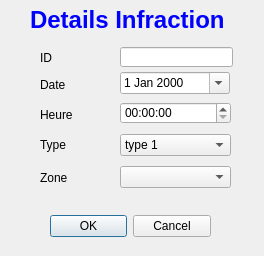
<?xml version="1.0" encoding="UTF-8"?>
<ui version="4.0">
 <class>add_infraction</class>
 <widget class="QDialog" name="add_infraction">
  <property name="geometry">
   <rect>
    <x>0</x>
    <y>0</y>
    <width>264</width>
    <height>256</height>
   </rect>
  </property>
  <property name="windowTitle">
   <string>Dialog</string>
  </property>
  <widget class="QLabel" name="label_5">
   <property name="geometry">
    <rect>
     <x>40</x>
     <y>137</y>
     <width>71</width>
     <height>16</height>
    </rect>
   </property>
   <property name="text">
    <string>Type</string>
   </property>
  </widget>
  <widget class="QLabel" name="label_2">
   <property name="geometry">
    <rect>
     <x>40</x>
     <y>51</y>
     <width>47</width>
     <height>14</height>
    </rect>
   </property>
   <property name="text">
    <string>ID</string>
   </property>
  </widget>
  <widget class="QLabel" name="label">
   <property name="geometry">
    <rect>
     <x>30</x>
     <y>0</y>
     <width>211</width>
     <height>41</height>
    </rect>
   </property>
   <property name="text">
    <string>&lt;html&gt;&lt;head/&gt;&lt;body&gt;&lt;p&gt;&lt;span style=&quot; font-size:18pt; font-weight:600; color:#0000ff;&quot;&gt;Details Infraction&lt;/span&gt;&lt;/p&gt;&lt;/body&gt;&lt;/html&gt;</string>
   </property>
  </widget>
  <widget class="QDialogButtonBox" name="buttonBox">
   <property name="geometry">
    <rect>
     <x>50</x>
     <y>210</y>
     <width>161</width>
     <height>32</height>
    </rect>
   </property>
   <property name="orientation">
    <enum>Qt::Horizontal</enum>
   </property>
   <property name="standardButtons">
    <set>QDialogButtonBox::Cancel|QDialogButtonBox::Ok</set>
   </property>
  </widget>
  <widget class="QLabel" name="label_4">
   <property name="geometry">
    <rect>
     <x>40</x>
     <y>108</y>
     <width>47</width>
     <height>14</height>
    </rect>
   </property>
   <property name="text">
    <string>Heure</string>
   </property>
  </widget>
  <widget class="QLabel" name="label_3">
   <property name="geometry">
    <rect>
     <x>40</x>
     <y>78</y>
     <width>47</width>
     <height>14</height>
    </rect>
   </property>
   <property name="text">
    <string>Date</string>
   </property>
  </widget>
  <widget class="QLineEdit" name="id">
   <property name="geometry">
    <rect>
     <x>120</x>
     <y>47</y>
     <width>113</width>
     <height>20</height>
    </rect>
   </property>
  </widget>
  <widget class="QLabel" name="label_6">
   <property name="geometry">
    <rect>
     <x>40</x>
     <y>170</y>
     <width>71</width>
     <height>16</height>
    </rect>
   </property>
   <property name="text">
    <string>Zone</string>
   </property>
  </widget>
  <widget class="QComboBox" name="type">
   <property name="geometry">
    <rect>
     <x>120</x>
     <y>134</y>
     <width>111</width>
     <height>22</height>
    </rect>
   </property>
   <item>
    <property name="text">
     <string>type 1</string>
    </property>
   </item>
   <item>
    <property name="text">
     <string>type 2</string>
    </property>
   </item>
   <item>
    <property name="text">
     <string>type 3</string>
    </property>
   </item>
   <item>
    <property name="text">
     <string>type 4</string>
    </property>
   </item>
  </widget>
  <widget class="QComboBox" name="zone">
   <property name="geometry">
    <rect>
     <x>120</x>
     <y>166</y>
     <width>111</width>
     <height>22</height>
    </rect>
   </property>
  </widget>
  <widget class="QTimeEdit" name="heure">
   <property name="geometry">
    <rect>
     <x>120</x>
     <y>102</y>
     <width>111</width>
     <height>22</height>
    </rect>
   </property>
  </widget>
  <widget class="QDateEdit" name="date">
   <property name="geometry">
    <rect>
     <x>120</x>
     <y>72</y>
     <width>110</width>
     <height>22</height>
    </rect>
   </property>
   <property name="calendarPopup">
    <bool>true</bool>
   </property>
  </widget>
 </widget>
 <resources/>
 <connections/>
</ui>
